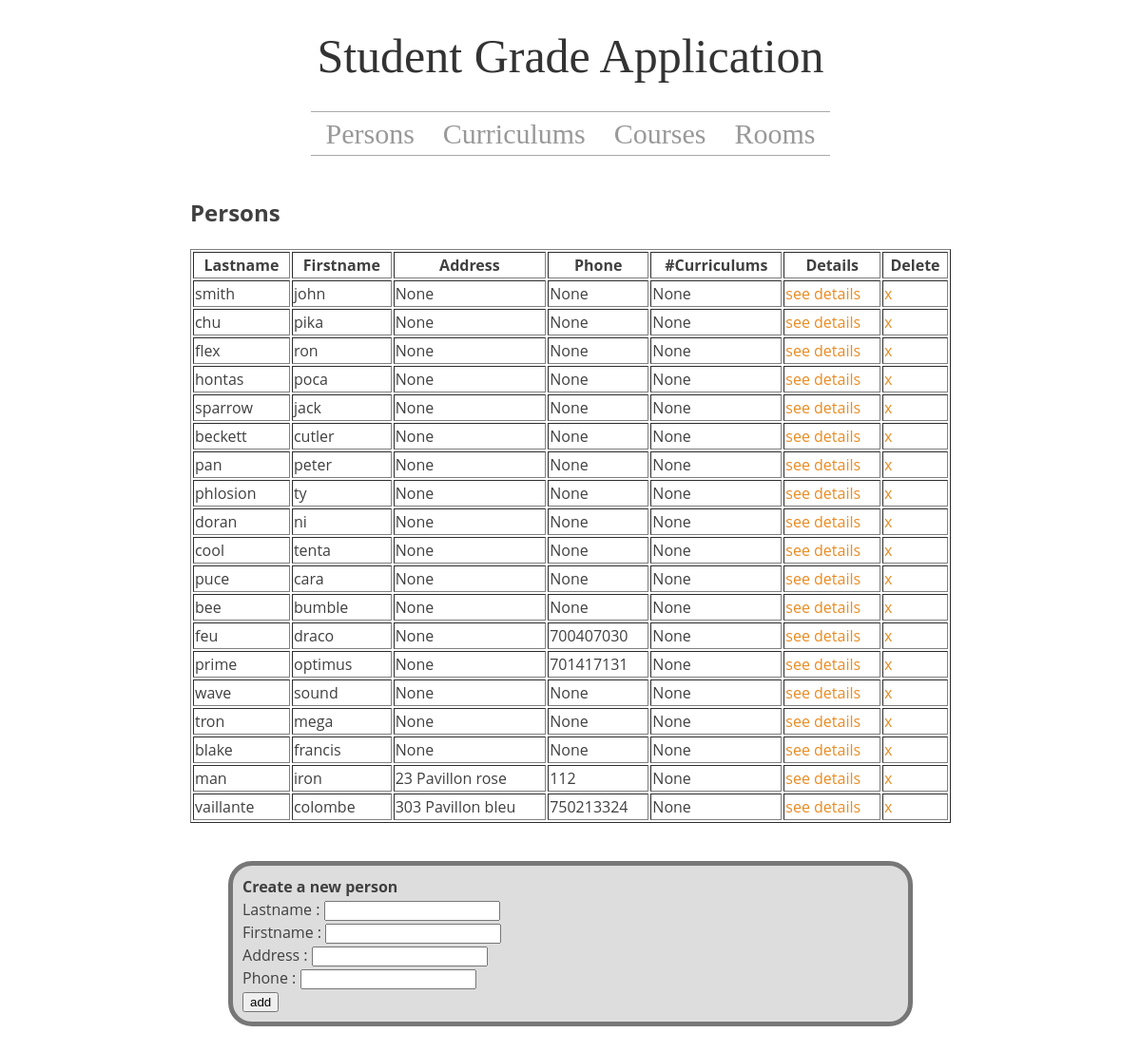
The app's page /person/ with its own data.
### tables this page shows
CREATE TABLE Personnes(
        nom TEXT,
        prénom TEXT,
        statut TEXT,
        adresse TEXT,
        téléphone INTEGER,
        nbrParcours INTEGER, 
        personneID INTEGER PRIMARY KEY
);

### run.py (the view)
@app.route('/person/', methods=['GET', 'POST'])
def showPersons():
    with Model() as model:
        form = PersonForm(request.form)
        if request.method == 'POST' and form.validate():
            model.createPerson(form.lastname.data, form.firstname.data,
                               form.address.data, form.phone.data)
        pers = model.listPersons()
        keys = [
            '', 'Lastname', 'Firstname', 'Address', 'Phone', '#Curriculums',
            'Details', 'Delete'
        ]
        return render_template(
            'listing.html',
            to_list=[(pers, keys, "Persons")],
            title='Persons',
            forms=[form])

### forms.py
class PersonForm(Form):
    formname = "Create a new person"
    lastname = StringField('Lastname', [validators.Length(min=2, max=25)])
    firstname = StringField('Firstname', [validators.Length(min=2, max=25)])
    address = StringField('Address', [validators.Length(min=6, max=100)])
    phone = StringField('Phone', [validators.Length(min=6, max=14)])

### model.py (called while the page is built)
    def __enter__(self):
        return self

    def __exit__(self, type, value, traceback):
        if (self.connection):
            self.connection.close()

    def listPersons(self):
        self.cursor.execute("""
        SELECT personneID,nom,prénom,adresse,téléphone,nbrParcours FROM Personnes
        """)
        return self.cursor.fetchall()

### templates/listing.html
{% extends "layout.html" %}
{% block body %}
{% for (l,keys,name) in to_list %}
<h2> {{ name }} </h2>
<table border="1">
  <tr>
    {% for k in keys %}
    {% if k != "" %}
      <th>{{ k }}</th>
    {% endif %}
    {% endfor%}
{% for p in l %}
  <tr>
    {% for k in keys %}
    {% if k != "" %}
    <td>
      {% if k == 'Details' %}
      <a href="{{ p[0] }}/">see details</a>
      {% else %}
        {% if k == 'Delete' %}
          <a href="del/{{ p[0] }}/">x</a>
        {% else %}
          {{ p[loop.index-1] }}
        {% endif %}
      {% endif %}
    </td>
    {% endif %}
    {% endfor %}
  </tr>
{% endfor %}
</table>
{% endfor %}
{% endblock %}

### templates/layout.html (shortened to what this page needs)
<!DOCTYPE html>
<html>
  <head>
    <link rel="stylesheet" type="text/css" href="/static/style.css">
  </head>
  <body>
      <header>
        <h1>Student Grade Application</h1>
        <nav>
          <ul>
            <li><a href="/person/">Persons</a></li>
            <li><a href="/curriculum/">Curriculums</a></li>
            <li><a href="/course/">Courses</a></li>
            <li><a href="/room/">Rooms</a></li>
          </ul>
        </nav>
      </header>
      <article>
        {% block body %}
      {% endblock %}
        {% for formAdd in forms %}
          <form method="post">
          <b>{{ formAdd.formname }}</b><br/>
          {%  for field in formAdd  %}
            {{ field.label }} : {{ field }} <br/>
          {% endfor%}
          <input type="submit" value="add">
          </form>
        {% endfor %}
      </article>
  </body>
</html>

### static/style.css (style rules this page uses)
h1 { color: #333; font-size: 50px; font-weight: 400; font-style: normal; line-height: 50px; text-align: center; vertical-align: baseline; direction: ltr; }
header nav ul { align: center; padding: 0; height: 0; margin: 0; border-bottom: 1px solid #aaa; border-top: 1px solid #aaa; display: table; font-size: 1.3em; margin: 0 auto; }
header nav ul li { color: #999; }
header nav ul li a { padding-right: 15px; padding-left: 15px; }
header nav ul li { font-family: "Josefin Slab",serif; font-size: 30px; transition: background-color 0.3s ease 0s; list-style-type: none; float: left; vertical-align: baseline; margin-top: 0; margin-bottom: 0; text-align: center; line-height: 1.5; }
article { font-family: "Open Sans",serif; font-size: 16px; color: #404040; line-height: 1.5; max-width: 800px; margin-left: auto; margin-right: auto; margin-top: 42px; }
header a { text-decoration: none; color: inherit; display: block; }
article a { color: #eb8b21; text-decoration: none; }
article table { width: 100%; }
article form { display: block; background-color: #DDD; border: 5px solid #777; border-radius: 25px; padding: 10px; margin: 40px; }

### records on screen
Personnes: nom "smith" "john" "None" "None" "None"
Personnes: nom "chu" "pika" "None" "None" "None"
Personnes: nom "flex" "ron" "None" "None" "None"
Personnes: nom "hontas" "poca" "None" "None" "None"
Personnes: nom "sparrow" "jack" "None" "None" "None"
Personnes: nom "beckett" "cutler" "None" "None" "None"
Personnes: nom "pan" "peter" "None" "None" "None"
Personnes: nom "phlosion" "ty" "None" "None" "None"
Personnes: nom "doran" "ni" "None" "None" "None"
Personnes: nom "cool" "tenta" "None" "None" "None"
Personnes: nom "puce" "cara" "None" "None" "None"
Personnes: nom "bee" "bumble" "None" "None" "None"
Personnes: nom "feu" "draco" "None" "700407030" "None"
Personnes: nom "prime" "optimus" "None" "701417131" "None"
Personnes: nom "wave" "sound" "None" "None" "None"
Personnes: nom "tron" "mega" "None" "None" "None"
Personnes: nom "blake" "francis" "None" "None" "None"
Personnes: nom "man" "iron" "23 Pavillon rose" "112" "None"
Personnes: nom "vaillante" "colombe" "303 Pavillon bleu" "750213324" "None"

### other values on screen
{{ name }} "Persons"
{{ k }} "Lastname" "Firstname" "Address" "Phone" "#Curriculums" "Details" "Delete"
{{ field.label }} "Lastname" "Firstname" "Address" "Phone"
